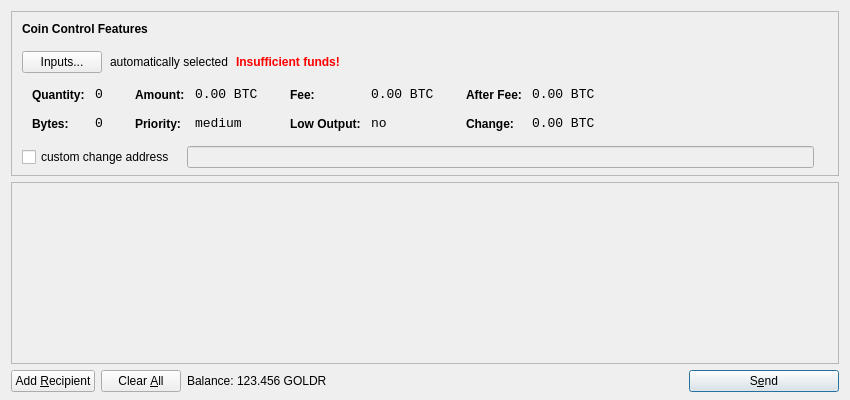
<?xml version="1.0" encoding="UTF-8"?>
<ui version="4.0">
 <class>SendCoinsDialog</class>
 <widget class="QDialog" name="SendCoinsDialog">
  <property name="geometry">
   <rect>
    <x>0</x>
    <y>0</y>
    <width>850</width>
    <height>400</height>
   </rect>
  </property>
  <property name="windowTitle">
   <string>Send Coins</string>
  </property>
  <layout class="QVBoxLayout" name="verticalLayout" stretch="0,1,0">
   <property name="bottomMargin">
    <number>8</number>
   </property>
   <item>
    <widget class="QFrame" name="frameCoinControl">
     <property name="sizePolicy">
      <sizepolicy hsizetype="Expanding" vsizetype="Expanding">
       <horstretch>0</horstretch>
       <verstretch>0</verstretch>
      </sizepolicy>
     </property>
     <property name="maximumSize">
      <size>
       <width>16777215</width>
       <height>16777215</height>
      </size>
     </property>
     <property name="frameShape">
      <enum>QFrame::StyledPanel</enum>
     </property>
     <property name="frameShadow">
      <enum>QFrame::Sunken</enum>
     </property>
     <layout class="QVBoxLayout" name="verticalLayoutCoinControl2">
      <property name="spacing">
       <number>-1</number>
      </property>
      <property name="leftMargin">
       <number>0</number>
      </property>
      <property name="topMargin">
       <number>0</number>
      </property>
      <property name="rightMargin">
       <number>0</number>
      </property>
      <property name="bottomMargin">
       <number>6</number>
      </property>
      <item>
       <layout class="QVBoxLayout" name="verticalLayoutCoinControl" stretch="0,0,0,0,1">
        <property name="spacing">
         <number>0</number>
        </property>
        <property name="leftMargin">
         <number>10</number>
        </property>
        <property name="topMargin">
         <number>10</number>
        </property>
        <item>
         <layout class="QHBoxLayout" name="horizontalLayoutCoinControl1">
          <property name="bottomMargin">
           <number>15</number>
          </property>
          <item>
           <widget class="QLabel" name="labelCoinControlFeatures">
            <property name="sizePolicy">
             <sizepolicy hsizetype="Preferred" vsizetype="Maximum">
              <horstretch>0</horstretch>
              <verstretch>0</verstretch>
             </sizepolicy>
            </property>
            <property name="font">
             <font>
              <weight>75</weight>
              <bold>true</bold>
             </font>
            </property>
            <property name="styleSheet">
             <string notr="true">font-weight:bold;</string>
            </property>
            <property name="text">
             <string>Coin Control Features</string>
            </property>
           </widget>
          </item>
         </layout>
        </item>
        <item>
         <layout class="QHBoxLayout" name="horizontalLayoutCoinControl2" stretch="0,0,0,0">
          <property name="spacing">
           <number>8</number>
          </property>
          <property name="bottomMargin">
           <number>10</number>
          </property>
          <item>
           <widget class="QPushButton" name="pushButtonCoinControl">
            <property name="styleSheet">
             <string notr="true"/>
            </property>
            <property name="text">
             <string>Inputs...</string>
            </property>
           </widget>
          </item>
          <item>
           <widget class="QLabel" name="labelCoinControlAutomaticallySelected">
            <property name="text">
             <string>automatically selected</string>
            </property>
            <property name="margin">
             <number>5</number>
            </property>
           </widget>
          </item>
          <item>
           <widget class="QLabel" name="labelCoinControlInsuffFunds">
            <property name="font">
             <font>
              <weight>75</weight>
              <bold>true</bold>
             </font>
            </property>
            <property name="styleSheet">
             <string notr="true">color:red;font-weight:bold;</string>
            </property>
            <property name="text">
             <string>Insufficient funds!</string>
            </property>
            <property name="margin">
             <number>5</number>
            </property>
           </widget>
          </item>
          <item>
           <spacer name="horizontalSpacerCoinControl">
            <property name="orientation">
             <enum>Qt::Horizontal</enum>
            </property>
            <property name="sizeHint" stdset="0">
             <size>
              <width>40</width>
              <height>1</height>
             </size>
            </property>
           </spacer>
          </item>
         </layout>
        </item>
        <item>
         <widget class="QWidget" name="widgetCoinControl" native="true">
          <property name="sizePolicy">
           <sizepolicy hsizetype="Preferred" vsizetype="Preferred">
            <horstretch>0</horstretch>
            <verstretch>0</verstretch>
           </sizepolicy>
          </property>
          <property name="minimumSize">
           <size>
            <width>0</width>
            <height>0</height>
           </size>
          </property>
          <property name="styleSheet">
           <string notr="true"/>
          </property>
          <layout class="QHBoxLayout" name="horizontalLayoutCoinControl5">
           <property name="margin">
            <number>0</number>
           </property>
           <item>
            <layout class="QHBoxLayout" name="horizontalLayoutCoinControl3" stretch="0,0,0,1">
             <property name="spacing">
              <number>20</number>
             </property>
             <property name="topMargin">
              <number>0</number>
             </property>
             <property name="bottomMargin">
              <number>10</number>
             </property>
             <item>
              <layout class="QFormLayout" name="formLayoutCoinControl1">
               <property name="horizontalSpacing">
                <number>10</number>
               </property>
               <property name="verticalSpacing">
                <number>14</number>
               </property>
               <property name="leftMargin">
                <number>10</number>
               </property>
               <property name="topMargin">
                <number>4</number>
               </property>
               <property name="rightMargin">
                <number>6</number>
               </property>
               <item row="0" column="0">
                <widget class="QLabel" name="labelCoinControlQuantityText">
                 <property name="styleSheet">
                  <string notr="true">font-weight:bold;</string>
                 </property>
                 <property name="text">
                  <string>Quantity:</string>
                 </property>
                 <property name="margin">
                  <number>0</number>
                 </property>
                </widget>
               </item>
               <item row="0" column="1">
                <widget class="QLabel" name="labelCoinControlQuantity">
                 <property name="font">
                  <font>
                   <family>Monospace</family>
                   <pointsize>10</pointsize>
                  </font>
                 </property>
                 <property name="cursor">
                  <cursorShape>IBeamCursor</cursorShape>
                 </property>
                 <property name="contextMenuPolicy">
                  <enum>Qt::ActionsContextMenu</enum>
                 </property>
                 <property name="text">
                  <string notr="true">0</string>
                 </property>
                 <property name="margin">
                  <number>0</number>
                 </property>
                 <property name="textInteractionFlags">
                  <set>Qt::LinksAccessibleByMouse|Qt::TextSelectableByKeyboard|Qt::TextSelectableByMouse</set>
                 </property>
                </widget>
               </item>
               <item row="1" column="0">
                <widget class="QLabel" name="labelCoinControlBytesText">
                 <property name="styleSheet">
                  <string notr="true">font-weight:bold;</string>
                 </property>
                 <property name="text">
                  <string>Bytes:</string>
                 </property>
                </widget>
               </item>
               <item row="1" column="1">
                <widget class="QLabel" name="labelCoinControlBytes">
                 <property name="font">
                  <font>
                   <family>Monospace</family>
                   <pointsize>10</pointsize>
                  </font>
                 </property>
                 <property name="cursor">
                  <cursorShape>IBeamCursor</cursorShape>
                 </property>
                 <property name="contextMenuPolicy">
                  <enum>Qt::ActionsContextMenu</enum>
                 </property>
                 <property name="text">
                  <string notr="true">0</string>
                 </property>
                 <property name="textInteractionFlags">
                  <set>Qt::LinksAccessibleByMouse|Qt::TextSelectableByKeyboard|Qt::TextSelectableByMouse</set>
                 </property>
                </widget>
               </item>
              </layout>
             </item>
             <item>
              <layout class="QFormLayout" name="formLayoutCoinControl2">
               <property name="horizontalSpacing">
                <number>10</number>
               </property>
               <property name="verticalSpacing">
                <number>14</number>
               </property>
               <property name="leftMargin">
                <number>6</number>
               </property>
               <property name="topMargin">
                <number>4</number>
               </property>
               <property name="rightMargin">
                <number>6</number>
               </property>
               <item row="0" column="0">
                <widget class="QLabel" name="labelCoinControlAmountText">
                 <property name="styleSheet">
                  <string notr="true">font-weight:bold;</string>
                 </property>
                 <property name="text">
                  <string>Amount:</string>
                 </property>
                 <property name="margin">
                  <number>0</number>
                 </property>
                </widget>
               </item>
               <item row="0" column="1">
                <widget class="QLabel" name="labelCoinControlAmount">
                 <property name="font">
                  <font>
                   <family>Monospace</family>
                   <pointsize>10</pointsize>
                  </font>
                 </property>
                 <property name="cursor">
                  <cursorShape>IBeamCursor</cursorShape>
                 </property>
                 <property name="contextMenuPolicy">
                  <enum>Qt::ActionsContextMenu</enum>
                 </property>
                 <property name="text">
                  <string notr="true">0.00 BTC</string>
                 </property>
                 <property name="textInteractionFlags">
                  <set>Qt::LinksAccessibleByMouse|Qt::TextSelectableByKeyboard|Qt::TextSelectableByMouse</set>
                 </property>
                </widget>
               </item>
               <item row="1" column="0">
                <widget class="QLabel" name="labelCoinControlPriorityText">
                 <property name="styleSheet">
                  <string notr="true">font-weight:bold;</string>
                 </property>
                 <property name="text">
                  <string>Priority:</string>
                 </property>
                </widget>
               </item>
               <item row="1" column="1">
                <widget class="QLabel" name="labelCoinControlPriority">
                 <property name="font">
                  <font>
                   <family>Monospace</family>
                   <pointsize>10</pointsize>
                  </font>
                 </property>
                 <property name="cursor">
                  <cursorShape>IBeamCursor</cursorShape>
                 </property>
                 <property name="contextMenuPolicy">
                  <enum>Qt::ActionsContextMenu</enum>
                 </property>
                 <property name="text">
                  <string>medium</string>
                 </property>
                 <property name="textInteractionFlags">
                  <set>Qt::LinksAccessibleByMouse|Qt::TextSelectableByKeyboard|Qt::TextSelectableByMouse</set>
                 </property>
                </widget>
               </item>
              </layout>
             </item>
             <item>
              <layout class="QFormLayout" name="formLayoutCoinControl3">
               <property name="horizontalSpacing">
                <number>10</number>
               </property>
               <property name="verticalSpacing">
                <number>14</number>
               </property>
               <property name="leftMargin">
                <number>6</number>
               </property>
               <property name="topMargin">
                <number>4</number>
               </property>
               <property name="rightMargin">
                <number>6</number>
               </property>
               <item row="0" column="0">
                <widget class="QLabel" name="labelCoinControlFeeText">
                 <property name="styleSheet">
                  <string notr="true">font-weight:bold;</string>
                 </property>
                 <property name="text">
                  <string>Fee:</string>
                 </property>
                 <property name="margin">
                  <number>0</number>
                 </property>
                </widget>
               </item>
               <item row="0" column="1">
                <widget class="QLabel" name="labelCoinControlFee">
                 <property name="font">
                  <font>
                   <family>Monospace</family>
                   <pointsize>10</pointsize>
                  </font>
                 </property>
                 <property name="cursor">
                  <cursorShape>IBeamCursor</cursorShape>
                 </property>
                 <property name="contextMenuPolicy">
                  <enum>Qt::ActionsContextMenu</enum>
                 </property>
                 <property name="text">
                  <string notr="true">0.00 BTC</string>
                 </property>
                 <property name="textInteractionFlags">
                  <set>Qt::LinksAccessibleByMouse|Qt::TextSelectableByKeyboard|Qt::TextSelectableByMouse</set>
                 </property>
                </widget>
               </item>
               <item row="1" column="0">
                <widget class="QLabel" name="labelCoinControlLowOutputText">
                 <property name="styleSheet">
                  <string notr="true">font-weight:bold;</string>
                 </property>
                 <property name="text">
                  <string>Low Output:</string>
                 </property>
                </widget>
               </item>
               <item row="1" column="1">
                <widget class="QLabel" name="labelCoinControlLowOutput">
                 <property name="font">
                  <font>
                   <family>Monospace</family>
                   <pointsize>10</pointsize>
                  </font>
                 </property>
                 <property name="cursor">
                  <cursorShape>IBeamCursor</cursorShape>
                 </property>
                 <property name="contextMenuPolicy">
                  <enum>Qt::ActionsContextMenu</enum>
                 </property>
                 <property name="text">
                  <string>no</string>
                 </property>
                 <property name="textInteractionFlags">
                  <set>Qt::LinksAccessibleByMouse|Qt::TextSelectableByKeyboard|Qt::TextSelectableByMouse</set>
                 </property>
                </widget>
               </item>
              </layout>
             </item>
             <item>
              <layout class="QFormLayout" name="formLayoutCoinControl4">
               <property name="horizontalSpacing">
                <number>10</number>
               </property>
               <property name="verticalSpacing">
                <number>14</number>
               </property>
               <property name="leftMargin">
                <number>6</number>
               </property>
               <property name="topMargin">
                <number>4</number>
               </property>
               <property name="rightMargin">
                <number>6</number>
               </property>
               <item row="0" column="0">
                <widget class="QLabel" name="labelCoinControlAfterFeeText">
                 <property name="styleSheet">
                  <string notr="true">font-weight:bold;</string>
                 </property>
                 <property name="text">
                  <string>After Fee:</string>
                 </property>
                 <property name="margin">
                  <number>0</number>
                 </property>
                </widget>
               </item>
               <item row="0" column="1">
                <widget class="QLabel" name="labelCoinControlAfterFee">
                 <property name="font">
                  <font>
                   <family>Monospace</family>
                   <pointsize>10</pointsize>
                  </font>
                 </property>
                 <property name="cursor">
                  <cursorShape>IBeamCursor</cursorShape>
                 </property>
                 <property name="contextMenuPolicy">
                  <enum>Qt::ActionsContextMenu</enum>
                 </property>
                 <property name="text">
                  <string notr="true">0.00 BTC</string>
                 </property>
                 <property name="textInteractionFlags">
                  <set>Qt::LinksAccessibleByMouse|Qt::TextSelectableByKeyboard|Qt::TextSelectableByMouse</set>
                 </property>
                </widget>
               </item>
               <item row="1" column="0">
                <widget class="QLabel" name="labelCoinControlChangeText">
                 <property name="styleSheet">
                  <string notr="true">font-weight:bold;</string>
                 </property>
                 <property name="text">
                  <string>Change:</string>
                 </property>
                </widget>
               </item>
               <item row="1" column="1">
                <widget class="QLabel" name="labelCoinControlChange">
                 <property name="font">
                  <font>
                   <family>Monospace</family>
                   <pointsize>10</pointsize>
                  </font>
                 </property>
                 <property name="cursor">
                  <cursorShape>IBeamCursor</cursorShape>
                 </property>
                 <property name="contextMenuPolicy">
                  <enum>Qt::ActionsContextMenu</enum>
                 </property>
                 <property name="text">
                  <string notr="true">0.00 BTC</string>
                 </property>
                 <property name="textInteractionFlags">
                  <set>Qt::LinksAccessibleByMouse|Qt::TextSelectableByKeyboard|Qt::TextSelectableByMouse</set>
                 </property>
                </widget>
               </item>
              </layout>
             </item>
            </layout>
           </item>
          </layout>
         </widget>
        </item>
        <item>
         <layout class="QHBoxLayout" name="horizontalLayoutCoinControl4" stretch="0,0,0">
          <property name="spacing">
           <number>12</number>
          </property>
          <property name="sizeConstraint">
           <enum>QLayout::SetDefaultConstraint</enum>
          </property>
          <property name="topMargin">
           <number>5</number>
          </property>
          <property name="rightMargin">
           <number>5</number>
          </property>
          <item>
           <widget class="QCheckBox" name="checkBoxCoinControlChange">
            <property name="text">
             <string>custom change address</string>
            </property>
           </widget>
          </item>
          <item>
           <widget class="QLineEdit" name="lineEditCoinControlChange">
            <property name="enabled">
             <bool>false</bool>
            </property>
            <property name="sizePolicy">
             <sizepolicy hsizetype="Expanding" vsizetype="Fixed">
              <horstretch>0</horstretch>
              <verstretch>0</verstretch>
             </sizepolicy>
            </property>
           </widget>
          </item>
          <item>
           <widget class="QLabel" name="labelCoinControlChangeLabel">
            <property name="sizePolicy">
             <sizepolicy hsizetype="Preferred" vsizetype="Expanding">
              <horstretch>0</horstretch>
              <verstretch>0</verstretch>
             </sizepolicy>
            </property>
            <property name="minimumSize">
             <size>
              <width>0</width>
              <height>0</height>
             </size>
            </property>
            <property name="text">
             <string/>
            </property>
            <property name="margin">
             <number>3</number>
            </property>
           </widget>
          </item>
         </layout>
        </item>
        <item>
         <spacer name="verticalSpacerCoinControl">
          <property name="orientation">
           <enum>Qt::Vertical</enum>
          </property>
          <property name="sizeHint" stdset="0">
           <size>
            <width>800</width>
            <height>1</height>
           </size>
          </property>
         </spacer>
        </item>
       </layout>
      </item>
     </layout>
    </widget>
   </item>
   <item>
    <widget class="QScrollArea" name="scrollArea">
     <property name="widgetResizable">
      <bool>true</bool>
     </property>
     <widget class="QWidget" name="scrollAreaWidgetContents">
      <property name="geometry">
       <rect>
        <x>0</x>
        <y>0</y>
        <width>830</width>
        <height>165</height>
       </rect>
      </property>
      <layout class="QVBoxLayout" name="verticalLayout_2">
       <property name="margin">
        <number>0</number>
       </property>
       <item>
        <layout class="QVBoxLayout" name="entries">
         <property name="spacing">
          <number>6</number>
         </property>
        </layout>
       </item>
       <item>
        <spacer name="verticalSpacer">
         <property name="orientation">
          <enum>Qt::Vertical</enum>
         </property>
         <property name="sizeHint" stdset="0">
          <size>
           <width>20</width>
           <height>40</height>
          </size>
         </property>
        </spacer>
       </item>
      </layout>
     </widget>
    </widget>
   </item>
   <item>
    <layout class="QHBoxLayout" name="horizontalLayout">
     <item>
      <widget class="QPushButton" name="addButton">
       <property name="toolTip">
        <string>Send to multiple recipients at once</string>
       </property>
       <property name="text">
        <string>Add &amp;Recipient</string>
       </property>
       <property name="icon">
        <iconset resource="../bitcoin.qrc">
         <normaloff>:/icons/add</normaloff>:/icons/add</iconset>
       </property>
       <property name="autoDefault">
        <bool>false</bool>
       </property>
      </widget>
     </item>
     <item>
      <widget class="QPushButton" name="clearButton">
       <property name="sizePolicy">
        <sizepolicy hsizetype="Minimum" vsizetype="Fixed">
         <horstretch>0</horstretch>
         <verstretch>0</verstretch>
        </sizepolicy>
       </property>
       <property name="toolTip">
        <string>Remove all transaction fields</string>
       </property>
       <property name="text">
        <string>Clear &amp;All</string>
       </property>
       <property name="icon">
        <iconset resource="../bitcoin.qrc">
         <normaloff>:/icons/remove</normaloff>:/icons/remove</iconset>
       </property>
       <property name="autoRepeatDelay">
        <number>300</number>
       </property>
       <property name="autoDefault">
        <bool>false</bool>
       </property>
      </widget>
     </item>
     <item>
      <layout class="QHBoxLayout" name="horizontalLayout_2">
       <property name="spacing">
        <number>3</number>
       </property>
       <item>
        <widget class="QLabel" name="label">
         <property name="text">
          <string>Balance:</string>
         </property>
        </widget>
       </item>
       <item>
        <widget class="QLabel" name="labelBalance">
         <property name="cursor">
          <cursorShape>IBeamCursor</cursorShape>
         </property>
         <property name="text">
          <string>123.456 GOLDR</string>
         </property>
         <property name="textInteractionFlags">
          <set>Qt::LinksAccessibleByMouse|Qt::TextSelectableByKeyboard|Qt::TextSelectableByMouse</set>
         </property>
        </widget>
       </item>
      </layout>
     </item>
     <item>
      <spacer name="horizontalSpacer">
       <property name="orientation">
        <enum>Qt::Horizontal</enum>
       </property>
       <property name="sizeHint" stdset="0">
        <size>
         <width>40</width>
         <height>20</height>
        </size>
       </property>
      </spacer>
     </item>
     <item>
      <widget class="QPushButton" name="sendButton">
       <property name="minimumSize">
        <size>
         <width>150</width>
         <height>0</height>
        </size>
       </property>
       <property name="toolTip">
        <string>Confirm the send action</string>
       </property>
       <property name="text">
        <string>S&amp;end</string>
       </property>
       <property name="icon">
        <iconset resource="../bitcoin.qrc">
         <normaloff>:/icons/send</normaloff>:/icons/send</iconset>
       </property>
       <property name="default">
        <bool>true</bool>
       </property>
      </widget>
     </item>
    </layout>
   </item>
  </layout>
 </widget>
 <resources>
  <include location="../bitcoin.qrc"/>
 </resources>
 <connections/>
</ui>
